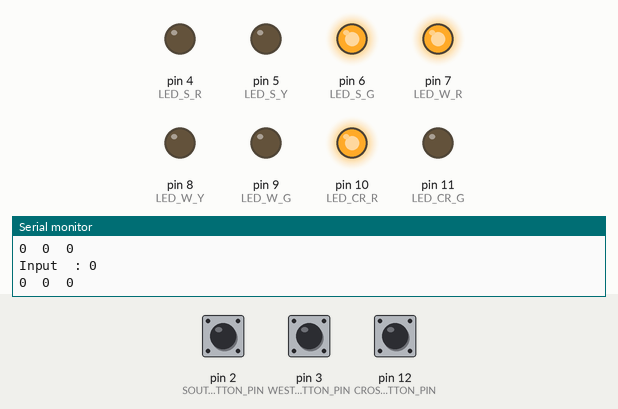
This sketch was run on a simulated Arduino Uno, built with avr-gcc and run on an emulated ATmega328P. Shown: output pins drawn as LEDs (lit = HIGH), the last lines printed to the serial monitor. Inputs (shaded band) come from the test bench; at power-on: pin 2 (SOUTH_BUTTON_PIN) LOW, pin 3 (WEST_BUTTON_PIN) LOW, pin 12 (CROSS_BUTTON_PIN) LOW.

Above: at 4.8 s.
4.9 s: pin 2 (SOUTH_BUTTON_PIN) pulled HIGH for 2.35 s
At 9.5 s:
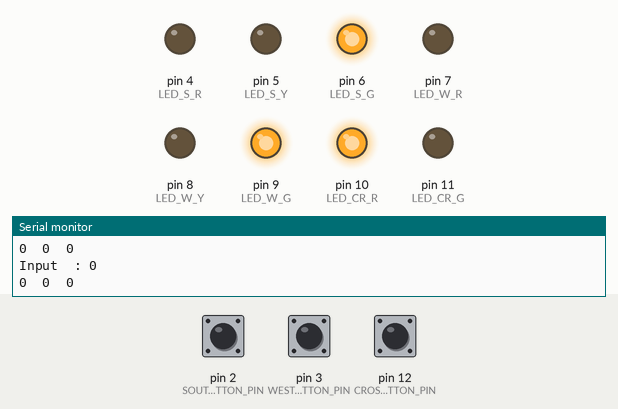
9.8 s: pin 3 (WEST_BUTTON_PIN) pulled HIGH for 2.35 s
At 11.1 s:
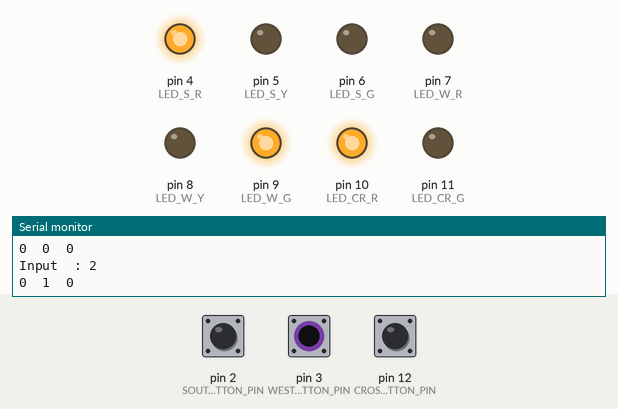
13.6 s: pin 12 (CROSS_BUTTON_PIN) pulled HIGH for 2.35 s
At 16.25 s:
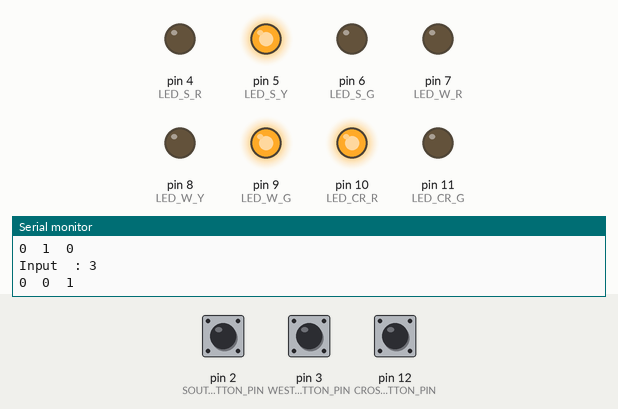
17.9 s: pin 2 (SOUTH_BUTTON_PIN) driven HIGH and pin 12 (CROSS_BUTTON_PIN) driven HIGH
At 21.6 s:
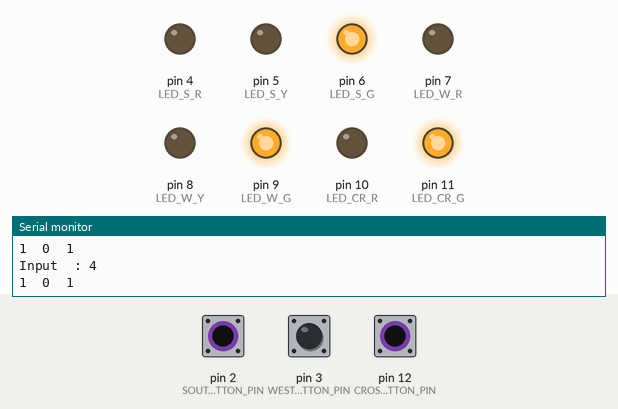
23.9 s: pin 2 (SOUTH_BUTTON_PIN) driven LOW
At 27.1 s:
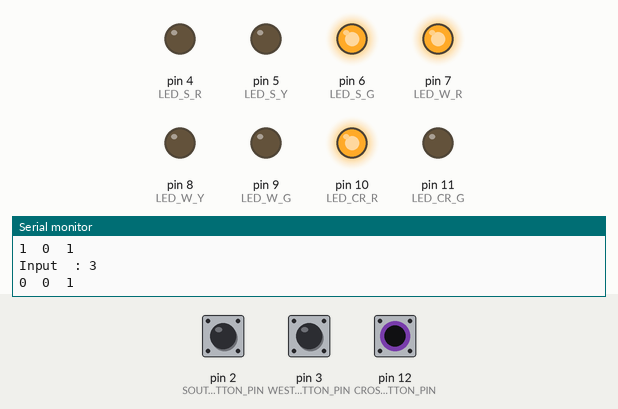
27.6 s: pin 2 (SOUTH_BUTTON_PIN) driven HIGH
At 30.26 s:
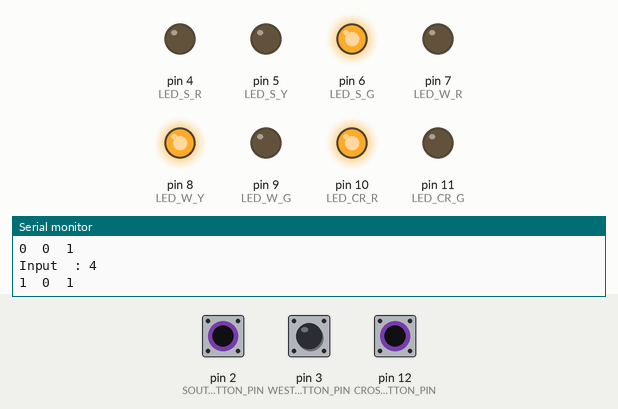
Timing chart, 0 to 34.2 s (numbered marks = the images above; inputs shaded):
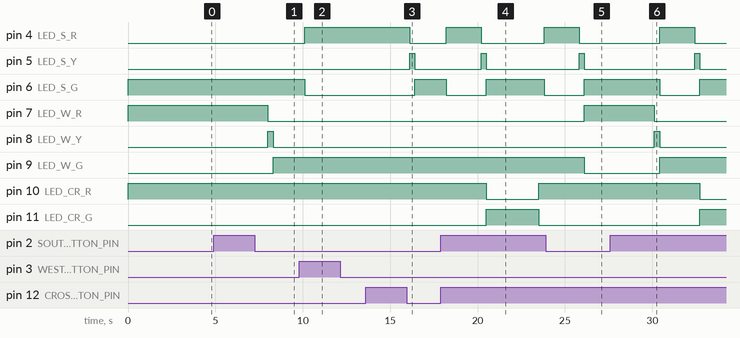

Measured:
- after the input at 4.9 s, pin 7 (LED_W_R): HIGH → LOW after 3.1 s; pin 8 (LED_W_Y): LOW → HIGH after 3.1 s, → LOW 0.30 s later; pin 9 (LED_W_G): LOW → HIGH after 3.4 s
- after the input at 9.8 s, pin 4 (LED_S_R): LOW → HIGH after 0.31 s; pin 6 (LED_S_G): HIGH → LOW after 0.31 s
- after the input at 13.6 s, pin 4 (LED_S_R): HIGH → LOW after 2.5 s; pin 5 (LED_S_Y): LOW → HIGH after 2.5 s, → LOW 0.30 s later; pin 6 (LED_S_G): LOW → HIGH after 2.8 s
- after the input at 17.9 s, pin 4 (LED_S_R): LOW → HIGH after 0.31 s, → LOW 2.0 s later, → HIGH 3.6 s later; pin 5 (LED_S_Y): LOW → HIGH after 2.3 s, → LOW 0.30 s later
- after the input at 23.9 s, pin 7 (LED_W_R): LOW → HIGH after 2.2 s; pin 9 (LED_W_G): HIGH → LOW after 2.2 s; pin 10 (LED_CR_R): stays HIGH (without the input it goes to LOW after 2.2 s); pin 11 (LED_CR_G): stays LOW (without the input it goes to HIGH after 2.2 s)
- after the input at 27.6 s, pin 4 (LED_S_R): LOW → HIGH after 2.8 s, → LOW 2.0 s later; pin 5 (LED_S_Y): LOW → HIGH after 4.8 s, → LOW 0.30 s later; pin 6 (LED_S_G): HIGH → LOW after 2.8 s, → HIGH 2.3 s later; pin 7 (LED_W_R): HIGH → LOW after 2.5 s; pin 8 (LED_W_Y): LOW → HIGH after 2.5 s, → LOW 0.30 s later

The sketch:

ITC_Assignment_05_code_draft.ino
```cpp
#define SOUTH_BUTTON_PIN 2
#define LED_S_R 4
#define LED_S_Y 5
#define LED_S_G 6

#define WEST_BUTTON_PIN 3
#define LED_W_R 7
#define LED_W_Y 8
#define LED_W_G 9

#define CROSS_BUTTON_PIN 12
#define LED_CR_R 10
#define LED_CR_G 11

#define goS     0
#define waitS   1
#define goW     2
#define waitW   3
#define Cross 4
#define dtCross 5

struct State {
    unsigned long ST_Out; // 6-bit pattern to street output
    unsigned long Time; // delay in ms units
    unsigned long Next[8];
}; // next state for inputs 0,1,2,3

typedef const struct State SType;
// static unsigned int ST_In[8];

SType FSM[6]={
    // Next[8] = 000, 001, 010, 100, 011, 110, 101, 111

    // goS
    {B10001100, 2000, {goS, waitS, waitS, goS, waitS, waitS, waitS, waitS }},
    // waitS
    {B10010100, 300,  {dtCross, Cross, goW, dtCross, goW, goW, Cross, goW}},
    // goW
    {B10100001, 2000, {goW, waitW, goW, waitW, waitW, waitW, waitW, waitW}},
    // waitW
    {B10100010, 300,  {dtCross, Cross, dtCross, goS, Cross, goS, Cross, Cross}},
    // Cross ***
    {B01100100, 3000, {Cross, Cross, dtCross, dtCross, dtCross, dtCross, dtCross, dtCross}},
    // dtCross
    {B10100100, 300,  {dtCross, dtCross, goW, goS, goW, goS, goS, goS}}

};

unsigned long S = 0; // index to the current state

void setup() {
    pinMode(LED_S_R, OUTPUT);
    pinMode(LED_S_Y, OUTPUT);
    pinMode(LED_S_G, OUTPUT);
    pinMode(SOUTH_BUTTON_PIN, INPUT);

    pinMode(LED_W_Y, OUTPUT);
    pinMode(LED_W_R, OUTPUT);
    pinMode(LED_W_G, OUTPUT);
    pinMode(WEST_BUTTON_PIN, INPUT);

    pinMode(LED_CR_R, OUTPUT);
    pinMode(LED_CR_G, OUTPUT);
    pinMode(CROSS_BUTTON_PIN, INPUT);

    Serial.begin(9600);
}

int input, inputS, inputW, inputC;

void loop() {
    inputS = digitalRead(SOUTH_BUTTON_PIN);
    inputW = digitalRead(WEST_BUTTON_PIN);
    inputC = digitalRead(CROSS_BUTTON_PIN);

    digitalWrite(LED_S_R, FSM[S].ST_Out & B00000001);
    digitalWrite(LED_S_Y, FSM[S].ST_Out & B00000010);
    digitalWrite(LED_S_G, FSM[S].ST_Out & B00000100);

    digitalWrite(LED_W_R, FSM[S].ST_Out & B00001000);
    digitalWrite(LED_W_Y, FSM[S].ST_Out & B00010000);
    digitalWrite(LED_W_G, FSM[S].ST_Out & B00100000);

    digitalWrite(LED_CR_R, FSM[S].ST_Out & B10000000);
    digitalWrite(LED_CR_G, FSM[S].ST_Out & B01000000);

    delay(FSM[S].Time);

    input = inputC*3 + inputW*2 + inputS ;

    // input++;
    Serial.print("Input\t: ");
    Serial.println(input);

    Serial.print(inputS);
    Serial.print("\t");
    Serial.print(inputW);
    Serial.print("\t");
    Serial.println(inputC);

    S = FSM[S].Next[input];
}
```
